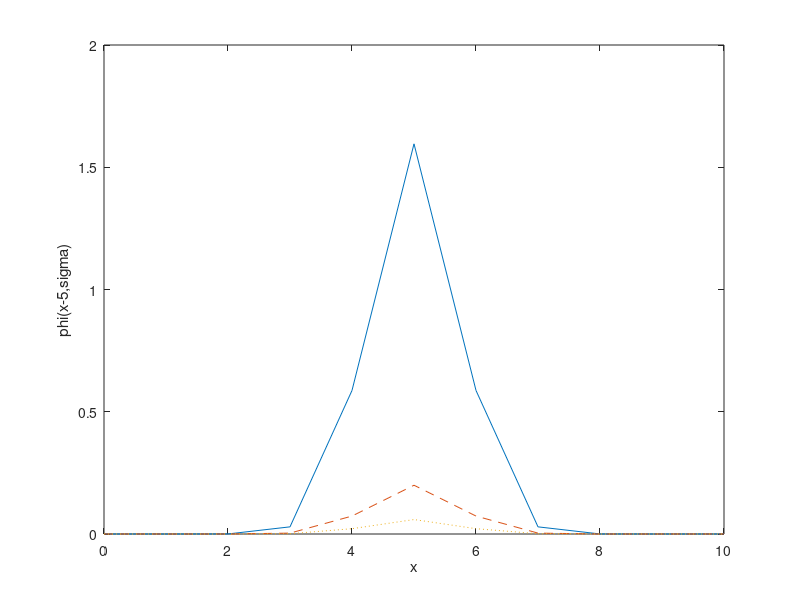

Write MATLAB code to recreate this figure.
mu = 5
e = 2.718
x = [0:1:10]
y1 = (1 / ((0.5) * sqrt(2 * pi))) * e.^-((x-mu).^2) / (2 * (0.5).^2)
y2 = (1 / ((1.0) * sqrt(2 * pi))) * e.^-((x-mu).^2) / (2 * (1.0).^2)
y3 = (1 / ((1.5) * sqrt(2 * pi))) * e.^-((x-mu).^2) / (2 * (1.5).^2)

%1/((sigma)*sqrt(2*pi)) * e^-((x-5)^2/(2(sigma)^2)
y_values = []
sigma = 0.5:0.5:1.5
   


plot(x,y1,"-", x,y2,"--", x,y3,":")
xlabel('x')
ylabel('phi(x-5,sigma)')
